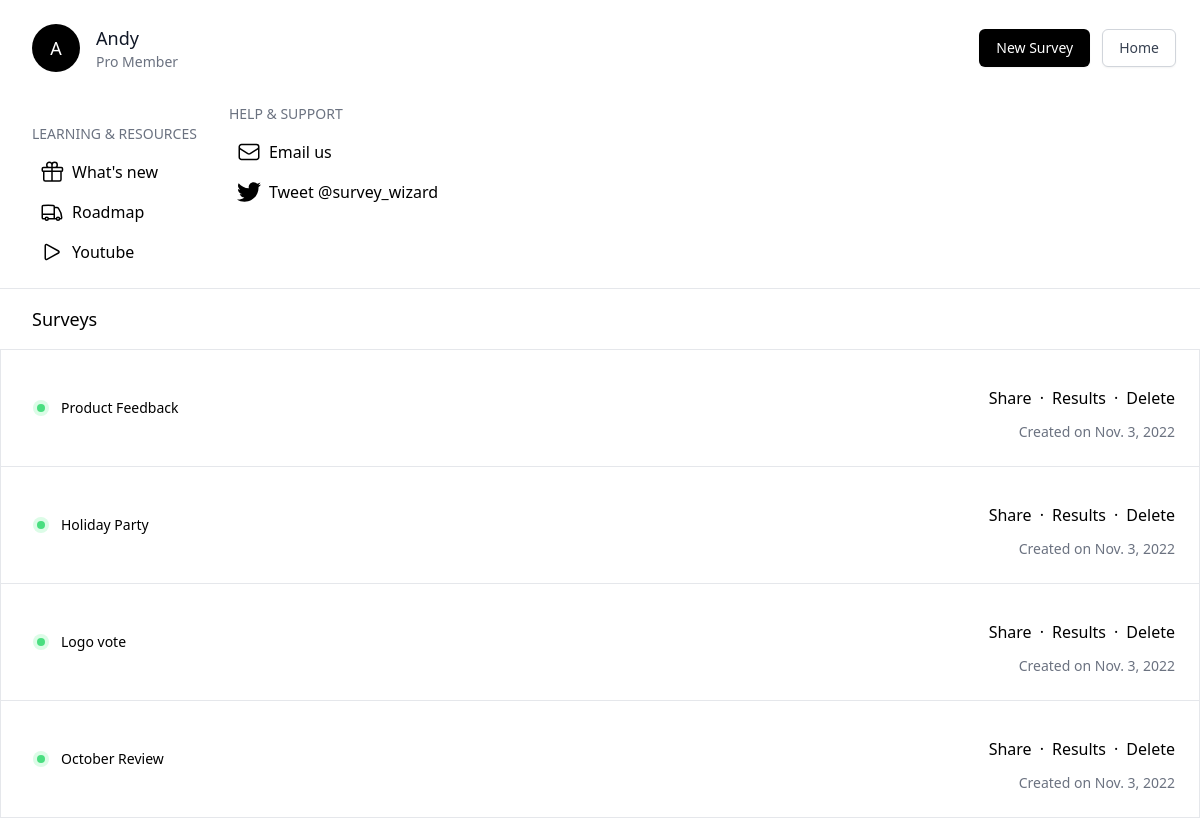
The app's page /dashboard/ (signed in) with its own data.
### surveys/models.py (models this page shows)
class Survey(models.Model):
    uuid = models.UUIDField(primary_key=True, default=uuid.uuid4, editable=False)
    title = models.CharField(max_length=64)
    is_active = models.BooleanField(default=False)
    creator = models.ForeignKey(User, on_delete=models.CASCADE)
    created_at = models.DateTimeField(default=timezone.now)

### surveys/views/dashboard_views.py (the view, shortened to what this page needs)
# urls.py: path('dashboard/', dashboard_views.dashboard_view, name='dashboard'),
@login_required(redirect_field_name='login')
def dashboard_view(request):
    surveys = Survey.objects.filter(creator=request.user).order_by("-created_at").all()
    context = {'surveys': surveys}
    return render(request, 'dashboard_templates/dashboard.html', context)

### surveys/templates/dashboard_templates/dashboard.html (shortened to what this page needs)
{% extends 'base/base.html' %}
{% load static %}
{% block content %}
<div class="relative flex min-h-full flex-col">
  <div class="mx-auto w-full max-w-full flex-grow lg:flex xl:px-8">
    <div class="min-w-0 flex-1 bg-white xl:flex">
      <div class="bg-white xl:w-64 xl:flex-shrink-0 xl:border-r xl:border-gray-200">
        <div class="py-6 pl-4 pr-6 sm:pl-6 lg:pl-8 xl:pl-0">
          <div class="flex items-center justify-between">
            <div class="flex-1 space-y-8">
              <div class="space-y-8 sm:flex sm:items-center sm:justify-between sm:space-y-0 xl:block xl:space-y-8">
                <div class="flex items-center gap-4">
                  <div class="h-12 w-12 flex-shrink-0">
                    <a href="{% url 'account' %}">
                      <span class="inline-flex h-12 w-12 items-center justify-center rounded-full bg-black">
                        <span class="text-lg font-medium leading-none text-white uppercase">{{ user.username|make_list|first }}</span>
                      </a>
                  </div>
                  <div class="">
                    <a href="{% url 'account' %}">
                      <div class="text-lg font-medium text-gray-900 capitalize">{{user.username}}</div>
                      <div class=" flex items-center text-sm font-medium capitalize text-gray-500 sm:mr-6 sm:mt-0">
                        Pro Member
                      </div>
                    </a>
                  </div>
                </div>
                <div class="flex flex-col sm:flex-row xl:flex-col">
                  <a href="{% url 'survey-create' %}" type="button" class="inline-flex items-center justify-center rounded-md border border-transparent bg-black px-4 py-2  text-sm font-medium text-white shadow-sm hover:bg-indigo-700 focus:outline-none focus:ring-2 focus:ring-indigo-500 focus:ring-offset-2 xl:w-full">New Survey</a>
                  <a href="{% url 'home' %}" type="button" class="mt-3 inline-flex items-center justify-center rounded-md border border-gray-300 bg-white px-4 py-2 text-sm font-medium text-gray-700 shadow-sm hover:bg-gray-50 focus:outline-none focus:ring-2 focus:ring-indigo-500 focus:ring-offset-2 sm:mt-0 sm:ml-3 xl:ml-0 xl:mt-3 xl:w-full">Home</a>
                </div>
              </div>
              <div class="flex flex-col space-y-6 sm:flex-row sm:space-y-0 sm:space-x-8 xl:flex-col xl:space-x-0 xl:space-y-6">
                <div class=" space-x-2">
                  <p class="text-sm font-medium text-gray-500 pt-5 uppercase">Learning & Resources</p>
                  <ul>
                    <li class="pt-2">
                      <a href="{% url 'product-blog-list' %}" class="flex pt-2">
                        <span class="ml-2">What's new</span>
                      </a>
                  </li>
                    <li class="pt-2">
                      <a href="{% url 'roadmap' %}" class="flex pt-2">
                      <span class="ml-2">Roadmap</span>
                    </a></li>
                    <li class="pt-2"><a href="" class="flex pt-2">
                      <svg xmlns="http://www.w3.org/2000/svg" fill="none" viewBox="0 0 24 24" stroke-width="1.5" stroke="currentColor" class="w-6 h-6">
                        <path stroke-linecap="round" stroke-linejoin="round" d="M5.25 5.653c0-.856.917-1.398 1.667-.986l11.54 6.348a1.125 1.125 0 010 1.971l-11.54 6.347a1.125 1.125 0 01-1.667-.985V5.653z" />
                      </svg>
                      <span class="ml-2">Youtube</span>
                    </a></li>
                  </ul>
                </div>
                <div class="space-x-2">
                  <p class="text-sm font-medium text-gray-500 uppercase">Help & support</p>
                  <ul>
                    <li class="pt-2">
                      <a href="{% url 'contact' %}" class="flex pt-2">
                        <span class="ml-2">Email us</span>
                      </a>
                    </li>
                    <li class="pt-2">
                      <a href="https://twitter.com/Survey_wizard" target="_blank" class="flex pt-2">
                      <span class="ml-2">Tweet @survey_wizard</span>
                    </a>
                    </li>
                  </ul>
                </div>
              </div>
            </div>
          </div>
        </div>
      </div>
     <div class="bg-white lg:min-w-0 lg:flex-1">
      <div
        class=" border-t border-gray-200 pl-4 pr-6 pt-4 pb-4 sm:pl-6 lg:pl-8 xl:border-t-0 xl:pl-6 xl:pt-6"
      >
        <div class="flex items-center">
          <h1 class="flex-1 text-lg font-medium">Surveys</h1>
        </div>
      </div>
      <ul role="list" class="divide-y divide-gray-200 border border-gray-200">
        {% if surveys %}
          {% for survey in surveys %}
          <li class="relative py-5 pl-4 pr-6 hover:bg-gray-50 sm:py-6 sm:pl-6 lg:pl-8 xl:pl-6">
            <div class="flex items-center justify-between space-x-4">
              <div class="min-w-0 space-y-3">
                <div class="flex items-center space-x-3">
                  {% if survey.is_active %}
                  <span
                    class="h-4 w-4 bg-green-100 rounded-full flex items-center justify-center"
                    aria-hidden="true">
                    <span class="h-2 w-2 bg-green-400 rounded-full"></span>
                  </span>
                  {% else %}
                  <span
                  class="h-4 w-4 bg-gray-100 rounded-full flex items-center justify-center"
                  aria-hidden="true">
                  <span class="h-2 w-2 bg-gray-400 rounded-full"></span>
                </span>
                  {% endif %}
                  <a
                    href="{% url 'results' survey.uuid %}"
                    class="text-sm font-medium hover:border-b-2 border-gray-300">
                    {{ survey.title }}
                  </a>
                </div>
              </div>
              <div
                class="hidden flex-shrink-0 flex-col items-end space-y-3 sm:flex"
              >
                <p class="flex items-center space-x-4">
                  <div class="flex gap-2">
                    {% if survey.is_active %}
                    <a href="{% url 'survey-detail' survey.uuid %}" class="text-black hover:text-gray-700">
                      Share
                    </a>
                    <p class="">
                      &middot;
                    </p>
                    <a href="{% url 'results' survey.uuid %}"  class="text-black hover:text-gray-700">
                      Results
                    </a>
                    <p class="">
                      &middot;
                    </p>
                    <form method="post" action="{% url 'survey-delete' survey.uuid %}">
                      <button type="submit"  class="hover:text-gray-700">Delete</button>
                    </form>
                    {% endif %}
                  </div>
                  <p class="flex space-x-2 text-sm text-gray-500">
                    <span>Created on {{ survey.created_at|date }}</span>
                  </p>
            </div>
          </li>
          {% endfor %}
        </ul>
        {% endif %}
      </div>
    </div>
        </div>
      </div>
</html>
{% endblock %}

### records on screen
Survey: is_active True (drawn), title "Product Feedback", created_at "Nov. 3, 2022"
Survey: is_active True (drawn), title "Holiday Party", created_at "Nov. 3, 2022"
Survey: is_active True (drawn), title "Logo vote", created_at "Nov. 3, 2022"
Survey: is_active True (drawn), title "October Review", created_at "Nov. 3, 2022"

### other values on screen
{{ user.username|make_list|first }} "A"
{{ user.username }} "Andy"
